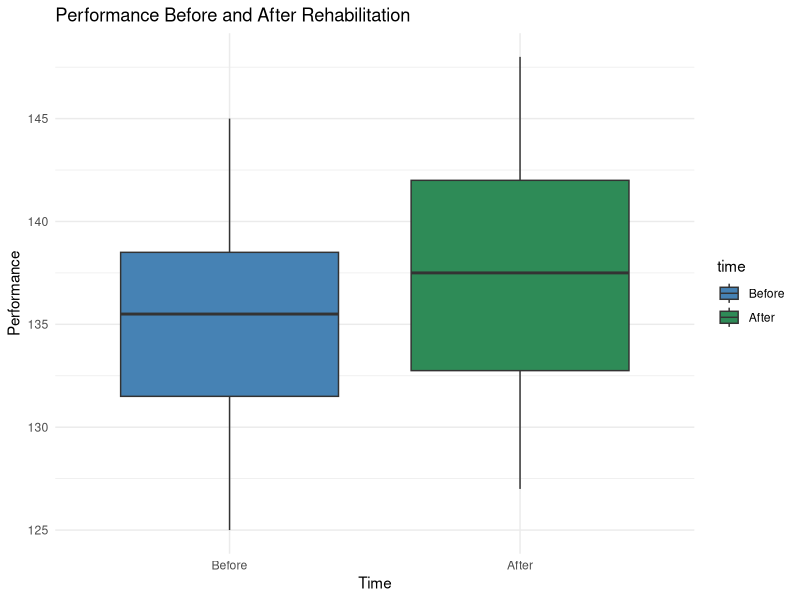

Reproduce this figure in R.
## ---- chunk 1
# Import of all the libraries I'll need in this homework
knitr::opts_chunk$set(echo = TRUE)
library(ggplot2)
library(dplyr)
library(here)
library(tidyr)
library(corrplot)

## ---- chunk 2
# Load data
data_prepost <- read.csv("Datas/PrePost.csv")
print(data_prepost)
## ---- chunk 3
# Load PrePost data
data_prepost <- read.csv("Datas/PrePost.csv")


# Create ID variable for pairing
data_prepost$ID <- rep(1:(nrow(data_prepost)/2), times = 2)


# Ensure Before → After order
data_prepost$time <- factor(data_prepost$time, levels = c("Before", "After"), ordered = TRUE)


# Separate vectors for paired test
before <- data_prepost$perf[data_prepost$time == "Before"]
after <- data_prepost$perf[data_prepost$time == "After"]


# Paired t-test
paired_test <- t.test(before, after, paired = TRUE)
paired_test
## ---- chunk 4
# Boxplot with forced order

ggplot(data_prepost, aes(x = time, y = perf, fill = time)) +
geom_boxplot() +
scale_fill_manual(values = c("Before" = "steelblue", "After" = "seagreen")) +
labs(title = "Performance Before and After Rehabilitation",
x = "Time",
y = "Performance") +
scale_x_discrete(limits = c("Before", "After")) +
theme_minimal()
